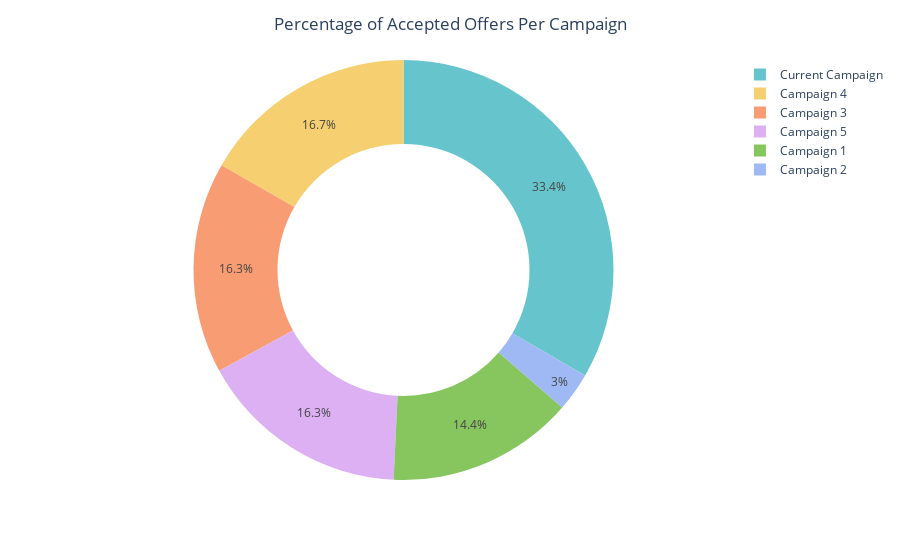

Notebook source saved alongside this figure:
### Markdown cell above
### 3.3.3 Persentase penawaran yang diterima per kampanye dari semua penawaran yang diterima

### Code cell
aCmp = df[['AcceptedCmp1', 'AcceptedCmp2', 'AcceptedCmp3', 'AcceptedCmp4',
           'AcceptedCmp5', 'Response']].sum(axis=0)
names = ['Campaign 1','Campaign 2','Campaign 3','Campaign 4','Campaign 5','Current Campaign']

fig = px.pie(values=aCmp.values, names=names, hole=0.6,
             color_discrete_sequence=px.colors.qualitative.Pastel)
fig.update_layout(title_text='Percentage of Accepted Offers Per Campaign', title_x=0.5)

### Figure 1 — Plotly figure (JSON) as saved in the notebook; plotly's stock layout.template omitted (floating-point values rounded to 4 significant figures)
{"data": [{"domain": {"x": [0, 1], "y": [0, 1]}, "hole": 0.6, "hovertemplate": "label=%{label}<br>value=%{value}<extra></extra>", "labels": ["Campaign 1", "Campaign 2", "Campaign 3", "Campaign 4", "Campaign 5", "Current Campaign"], "legendgroup": "", "name": "", "showlegend": true, "type": "pie", "values": [144, 30, 163, 167, 163, 334]}], "layout": {"legend": {"tracegroupgap": 0}, "margin": {"t": 60}, "piecolorway": ["rgb(102, 197, 204)", "rgb(246, 207, 113)", "rgb(248, 156, 116)", "rgb(220, 176, 242)", "rgb(135, 197, 95)", "rgb(158, 185, 243)", "rgb(254, 136, 177)", "rgb(201, 219, 116)", "rgb(139, 224, 164)", "rgb(180, 151, 231)", "rgb(179, 179, 179)"], "title": {"text": "Percentage of Accepted Offers Per Campaign", "x": 0.5}}}
